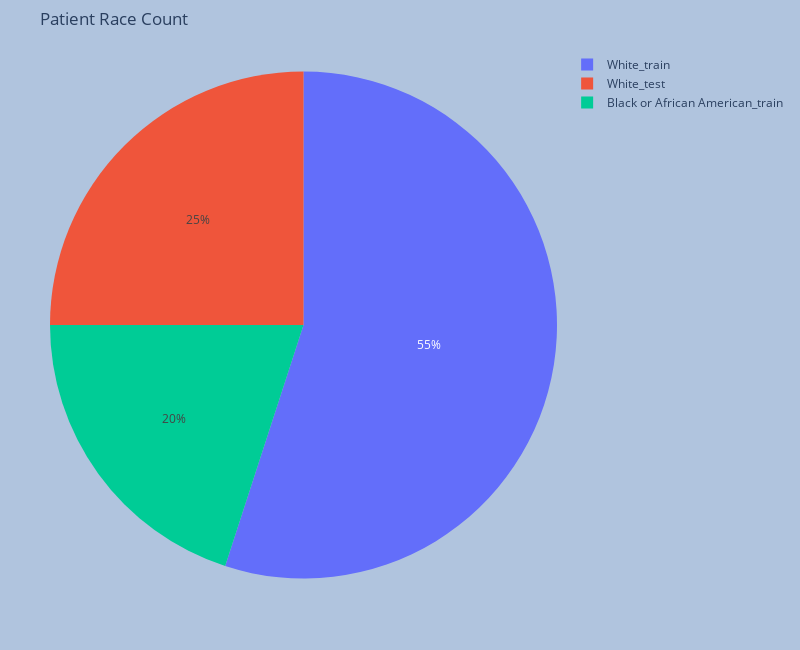

Notebook code cell kept with this figure:
### Code cell
df = hubmap_df.groupby(['race','split'])['race'].count().reset_index(name = 'counts')
df['race_split']=df['race']+'_'+df['split']
fig = px.pie(df, values='counts', names='race_split', title='Patient Race Count')
fig.update_layout(

  autosize=False,
  width=800,
  height=650,
  margin=dict(
  
  l=50,
  r=50,
  b=50,
  t=50,
  pad=4    
  
  
  
  ),
  paper_bgcolor="LightSteelBlue",  



)
df = hubmap_df.groupby(['race','split'])['race'].count().reset_index(name = 'counts')
df['race_split'] = df['race']+'_'+df['split']
fig = px.pie(df, values='counts', names='race_split', title='Patient Race Count')
fig.update_layout(
    autosize=False,
    width=800,
    height=650,
    margin=dict(
        l=50,
        r=50,
        b=50,
        t=50,
        pad=4
    ),
    paper_bgcolor="LightSteelBlue",
)
fig.show()

### Figure 1 — Plotly figure (JSON) as saved in the notebook; plotly's stock layout.template omitted (floating-point values rounded to 4 significant figures)
{"data": [{"domain": {"x": [0.0, 1.0], "y": [0.0, 1.0]}, "hovertemplate": "race_split=%{label}<br>counts=%{value}<extra></extra>", "labels": ["Black or African American_train", "White_test", "White_train"], "legendgroup": "", "name": "", "showlegend": true, "type": "pie", "values": [4, 5, 11]}], "layout": {"autosize": false, "height": 650, "legend": {"tracegroupgap": 0}, "margin": {"b": 50, "l": 50, "pad": 4, "r": 50, "t": 50}, "paper_bgcolor": "LightSteelBlue", "title": {"text": "Patient Race Count"}, "width": 800}}
